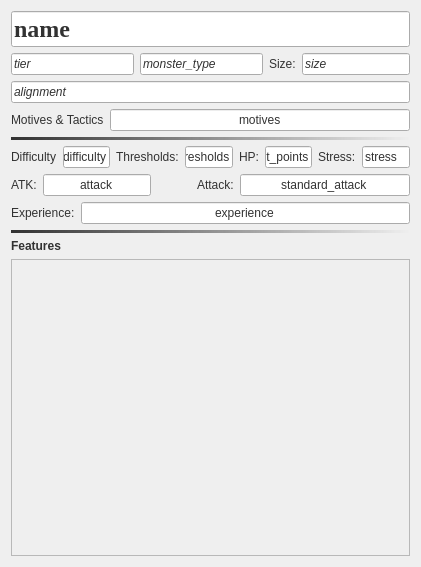
<?xml version="1.0" encoding="UTF-8"?>
<ui version="4.0">
 <class>MonsterFrameWidget</class>
 <widget class="QFrame" name="MonsterFrameWidget">
  <property name="geometry">
   <rect>
    <x>0</x>
    <y>0</y>
    <width>421</width>
    <height>567</height>
   </rect>
  </property>
  <property name="styleSheet">
   <string notr="true">background-image: url(:/img/data/parchment.jpg);
color: rgb(50, 50, 50);</string>
  </property>
  <layout class="QVBoxLayout" name="verticalLayout_9" stretch="0,0,0,0,0,0,0,0,0,0">
   <item>
    <widget class="QLineEdit" name="edtName">
     <property name="sizePolicy">
      <sizepolicy hsizetype="MinimumExpanding" vsizetype="Fixed">
       <horstretch>0</horstretch>
       <verstretch>0</verstretch>
      </sizepolicy>
     </property>
     <property name="font">
      <font>
       <family>Times New Roman</family>
       <pointsize>18</pointsize>
       <bold>true</bold>
      </font>
     </property>
     <property name="text">
      <string>name</string>
     </property>
     <property name="dmhValue" stdset="0">
      <string>name</string>
     </property>
    </widget>
   </item>
   <item>
    <layout class="QHBoxLayout" name="horizontalLayout_21" stretch="2,2,0,0">
     <item>
      <widget class="QLineEdit" name="edtTier">
       <property name="font">
        <font>
         <italic>true</italic>
        </font>
       </property>
       <property name="text">
        <string>tier</string>
       </property>
       <property name="dmhValue" stdset="0">
        <string>tier</string>
       </property>
      </widget>
     </item>
     <item>
      <widget class="QLineEdit" name="edtMonsterType">
       <property name="font">
        <font>
         <italic>true</italic>
        </font>
       </property>
       <property name="text">
        <string>monster_type</string>
       </property>
       <property name="dmhValue" stdset="0">
        <string>monster_type</string>
       </property>
      </widget>
     </item>
     <item>
      <widget class="QLabel" name="label_14">
       <property name="text">
        <string>Size:</string>
       </property>
      </widget>
     </item>
     <item>
      <widget class="QLineEdit" name="edtSize">
       <property name="font">
        <font>
         <italic>true</italic>
        </font>
       </property>
       <property name="text">
        <string>size</string>
       </property>
       <property name="dmhValue" stdset="0">
        <string>size</string>
       </property>
      </widget>
     </item>
    </layout>
   </item>
   <item>
    <widget class="QLineEdit" name="edtAlignment">
     <property name="font">
      <font>
       <italic>true</italic>
      </font>
     </property>
     <property name="text">
      <string>alignment</string>
     </property>
     <property name="dmhValue" stdset="0">
      <string>alignment</string>
     </property>
    </widget>
   </item>
   <item>
    <layout class="QHBoxLayout" name="horizontalLayout_24" stretch="0,1">
     <item>
      <widget class="QLabel" name="label_5">
       <property name="text">
        <string>Motives &amp; Tactics</string>
       </property>
      </widget>
     </item>
     <item>
      <widget class="QLineEdit" name="edtMotives_2">
       <property name="font">
        <font>
         <italic>false</italic>
        </font>
       </property>
       <property name="text">
        <string>motives</string>
       </property>
       <property name="alignment">
        <set>Qt::AlignmentFlag::AlignCenter</set>
       </property>
       <property name="dmhValue" stdset="0">
        <string>motives</string>
       </property>
      </widget>
     </item>
    </layout>
   </item>
   <item>
    <widget class="Line" name="line">
     <property name="styleSheet">
      <string notr="true">background-color: qlineargradient(spread:pad, x1:0, y1:0, x2:1, y2:0, stop:0 rgba(50, 50, 50, 255), stop:1 rgba(50, 50, 50, 0));</string>
     </property>
     <property name="frameShadow">
      <enum>QFrame::Shadow::Plain</enum>
     </property>
     <property name="lineWidth">
      <number>-1</number>
     </property>
     <property name="midLineWidth">
      <number>0</number>
     </property>
     <property name="orientation">
      <enum>Qt::Orientation::Horizontal</enum>
     </property>
    </widget>
   </item>
   <item>
    <layout class="QHBoxLayout" name="horizontalLayout_22">
     <item>
      <widget class="QLabel" name="label_3">
       <property name="text">
        <string>Difficulty</string>
       </property>
      </widget>
     </item>
     <item>
      <widget class="QLineEdit" name="edtDifficulty">
       <property name="font">
        <font>
         <italic>false</italic>
        </font>
       </property>
       <property name="text">
        <string>difficulty</string>
       </property>
       <property name="dmhValue" stdset="0">
        <string>difficulty</string>
       </property>
      </widget>
     </item>
     <item>
      <spacer name="horizontalSpacer_16">
       <property name="orientation">
        <enum>Qt::Orientation::Horizontal</enum>
       </property>
       <property name="sizeType">
        <enum>QSizePolicy::Policy::Preferred</enum>
       </property>
       <property name="sizeHint" stdset="0">
        <size>
         <width>40</width>
         <height>20</height>
        </size>
       </property>
      </spacer>
     </item>
     <item>
      <widget class="QLabel" name="label_39">
       <property name="text">
        <string>Thresholds:</string>
       </property>
      </widget>
     </item>
     <item>
      <widget class="QLineEdit" name="edtThresholds">
       <property name="font">
        <font>
         <italic>false</italic>
        </font>
       </property>
       <property name="text">
        <string>thresholds</string>
       </property>
       <property name="dmhValue" stdset="0">
        <string>thresholds</string>
       </property>
      </widget>
     </item>
     <item>
      <spacer name="horizontalSpacer_15">
       <property name="orientation">
        <enum>Qt::Orientation::Horizontal</enum>
       </property>
       <property name="sizeType">
        <enum>QSizePolicy::Policy::Preferred</enum>
       </property>
       <property name="sizeHint" stdset="0">
        <size>
         <width>40</width>
         <height>20</height>
        </size>
       </property>
      </spacer>
     </item>
     <item>
      <widget class="QLabel" name="label_13">
       <property name="text">
        <string>HP:</string>
       </property>
      </widget>
     </item>
     <item>
      <widget class="QLineEdit" name="edtHitPoints">
       <property name="font">
        <font>
         <italic>false</italic>
        </font>
       </property>
       <property name="text">
        <string>hit_points</string>
       </property>
       <property name="dmhValue" stdset="0">
        <string>hit_points</string>
       </property>
      </widget>
     </item>
     <item>
      <spacer name="horizontalSpacer_14">
       <property name="orientation">
        <enum>Qt::Orientation::Horizontal</enum>
       </property>
       <property name="sizeType">
        <enum>QSizePolicy::Policy::Preferred</enum>
       </property>
       <property name="sizeHint" stdset="0">
        <size>
         <width>40</width>
         <height>20</height>
        </size>
       </property>
      </spacer>
     </item>
     <item>
      <widget class="QLabel" name="label_40">
       <property name="text">
        <string>Stress:</string>
       </property>
      </widget>
     </item>
     <item>
      <widget class="QLineEdit" name="edtStress">
       <property name="font">
        <font>
         <italic>false</italic>
        </font>
       </property>
       <property name="text">
        <string>stress</string>
       </property>
       <property name="dmhValue" stdset="0">
        <string>stress</string>
       </property>
      </widget>
     </item>
    </layout>
   </item>
   <item>
    <layout class="QHBoxLayout" name="horizontalLayout_20" stretch="0,0,0,0,1">
     <item>
      <widget class="QLabel" name="label">
       <property name="text">
        <string>ATK:</string>
       </property>
      </widget>
     </item>
     <item>
      <widget class="QLineEdit" name="edtAttack">
       <property name="font">
        <font>
         <italic>false</italic>
        </font>
       </property>
       <property name="text">
        <string>attack</string>
       </property>
       <property name="alignment">
        <set>Qt::AlignmentFlag::AlignCenter</set>
       </property>
       <property name="dmhValue" stdset="0">
        <string>attack</string>
       </property>
      </widget>
     </item>
     <item>
      <spacer name="horizontalSpacer_13">
       <property name="orientation">
        <enum>Qt::Orientation::Horizontal</enum>
       </property>
       <property name="sizeType">
        <enum>QSizePolicy::Policy::Preferred</enum>
       </property>
       <property name="sizeHint" stdset="0">
        <size>
         <width>40</width>
         <height>20</height>
        </size>
       </property>
      </spacer>
     </item>
     <item>
      <widget class="QLabel" name="label_4">
       <property name="text">
        <string>Attack:</string>
       </property>
      </widget>
     </item>
     <item>
      <widget class="QLineEdit" name="edtStandardAttack">
       <property name="enabled">
        <bool>true</bool>
       </property>
       <property name="font">
        <font>
         <italic>false</italic>
        </font>
       </property>
       <property name="text">
        <string>standard_attack</string>
       </property>
       <property name="alignment">
        <set>Qt::AlignmentFlag::AlignCenter</set>
       </property>
       <property name="dmhValue" stdset="0">
        <string>standard_attack</string>
       </property>
      </widget>
     </item>
    </layout>
   </item>
   <item>
    <layout class="QHBoxLayout" name="horizontalLayout_25" stretch="0,1">
     <item>
      <widget class="QLabel" name="label_6">
       <property name="text">
        <string>Experience:</string>
       </property>
      </widget>
     </item>
     <item>
      <widget class="QLineEdit" name="edtExperience">
       <property name="font">
        <font>
         <italic>false</italic>
        </font>
       </property>
       <property name="text">
        <string>experience</string>
       </property>
       <property name="alignment">
        <set>Qt::AlignmentFlag::AlignCenter</set>
       </property>
       <property name="dmhValue" stdset="0">
        <string>experience</string>
       </property>
      </widget>
     </item>
    </layout>
   </item>
   <item>
    <widget class="Line" name="line_2">
     <property name="styleSheet">
      <string notr="true">background-color: qlineargradient(spread:pad, x1:0, y1:0, x2:1, y2:0, stop:0 rgba(50, 50, 50, 255), stop:1 rgba(50, 50, 50, 0));</string>
     </property>
     <property name="frameShadow">
      <enum>QFrame::Shadow::Plain</enum>
     </property>
     <property name="lineWidth">
      <number>-1</number>
     </property>
     <property name="midLineWidth">
      <number>0</number>
     </property>
     <property name="orientation">
      <enum>Qt::Orientation::Horizontal</enum>
     </property>
    </widget>
   </item>
   <item>
    <layout class="QVBoxLayout" name="verticalLayout">
     <item>
      <widget class="QLabel" name="label_12">
       <property name="font">
        <font>
         <bold>true</bold>
        </font>
       </property>
       <property name="text">
        <string>Features</string>
       </property>
      </widget>
     </item>
     <item>
      <widget class="QScrollArea" name="scrollFeatures">
       <property name="widgetResizable">
        <bool>true</bool>
       </property>
       <property name="dmhValue" stdset="0">
        <string>features</string>
       </property>
       <property name="dmhWidget" stdset="0">
        <string>feature.ui</string>
       </property>
       <widget class="QWidget" name="scrollAreaWidgetContents">
        <property name="geometry">
         <rect>
          <x>0</x>
          <y>0</y>
          <width>399</width>
          <height>275</height>
         </rect>
        </property>
       </widget>
      </widget>
     </item>
    </layout>
   </item>
  </layout>
 </widget>
 <tabstops>
  <tabstop>edtName</tabstop>
  <tabstop>scrollFeatures</tabstop>
 </tabstops>
 <resources/>
 <connections/>
</ui>
